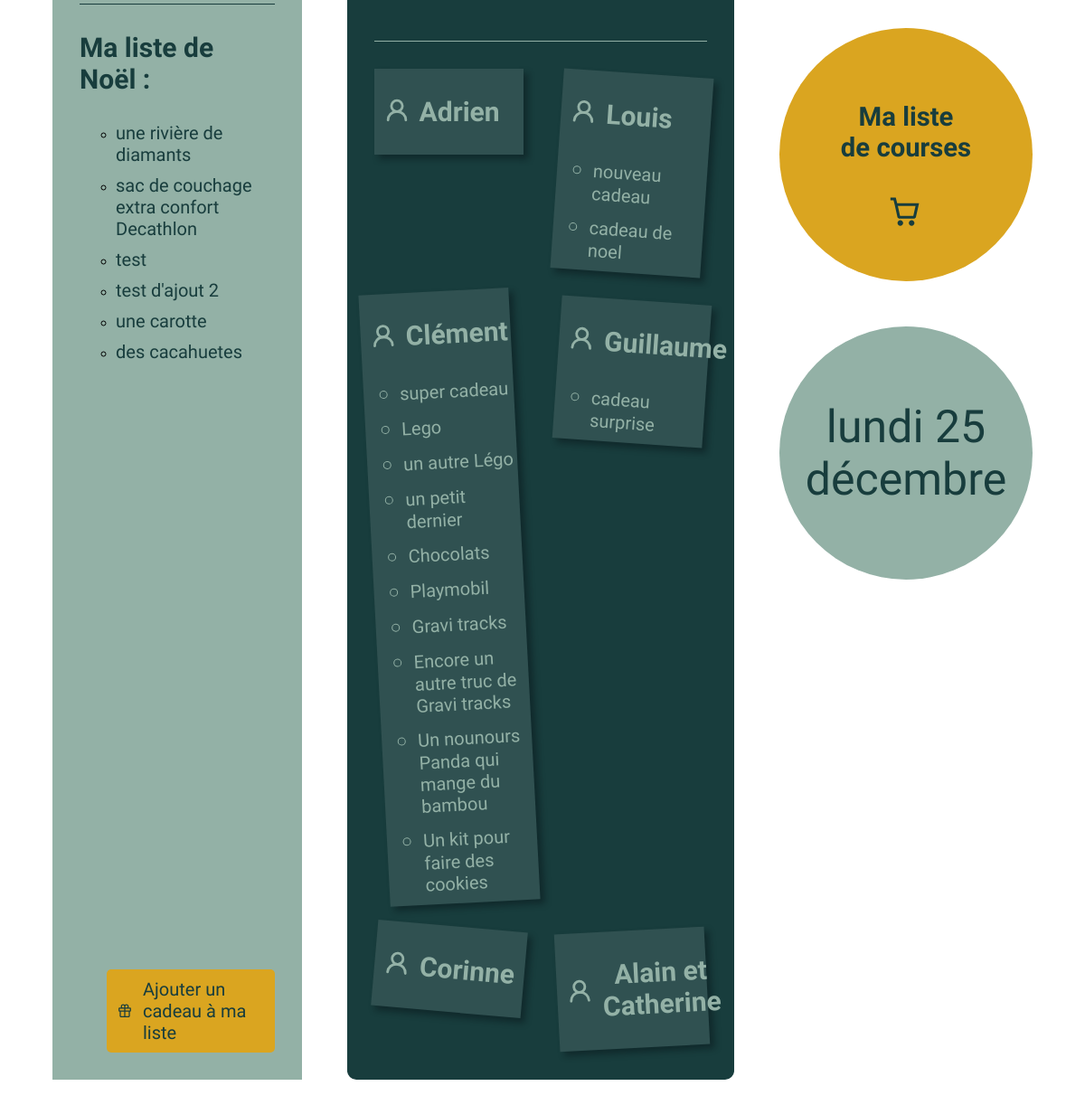
Page /home/1 (lower part) on the earlier database version.
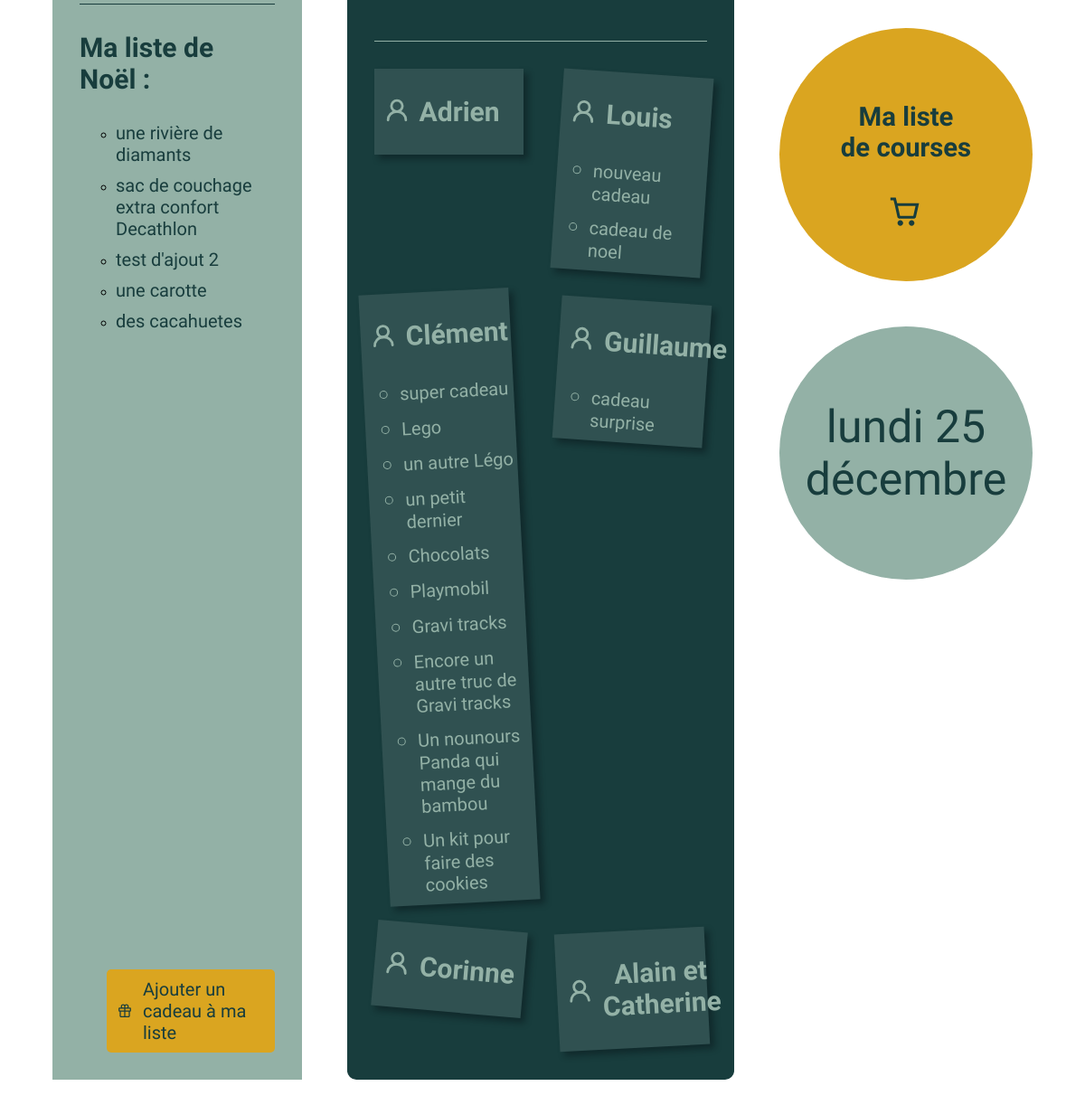
Same page on the later database version.
### presents/models.py (models this page shows, shortened)
class Gift(models.Model):
    class Price(models.TextChoices):
        PRICE1 = "Moins de 40 €"
        PRICE2 = "Entre 40 et 100 €"
        PRICE3 = "Plus de 100€"
    id = models.AutoField(primary_key=True)
    member = models.ForeignKey(Member, on_delete=models.CASCADE)
    family = models.ForeignKey(Family, on_delete=models.CASCADE)
    name = models.CharField(max_length=100)
    link = models.URLField(null=True, blank=True)
    price = models.CharField(choices=Price.choices, max_length=20)

### authentication/models.py (models this page shows)
class Member(models.Model):
    id = models.AutoField(primary_key=True)
    name = models.CharField(max_length=100)
    family = models.ForeignKey(Family, on_delete=models.CASCADE)
    def __str__(self):
        return self.name

### presents/views.py (the view)
# urls.py: 2. Add a URL to urlpatterns:  path('', views.home, name='home')
def home(request, member_id):
    family_name = Member.objects.get(id=member_id).family
    family_id = Member.objects.get(id=member_id).family_id
    my_presents = Gift.objects.filter(member=member_id)
    family_presents = Gift.objects.filter(family=family_name).select_related('member')
    family_members = Member.objects.filter(family_id=family_name).exclude(id=member_id)
    member = get_object_or_404(Member, id=member_id)
    family = get_object_or_404(Family, id=family_id)
    if request.method == 'POST':
        add_present_form = forms.AddGiftForm(request.POST)
        if add_present_form.is_valid():
            gift = add_present_form.save(commit=False)
            gift.member = member
            gift.family = family
            gift.save()
            return redirect("home", member_id)
        else:
            message = "Erreur dans le formulaire. Veuillez vérifier les données saisies."
    else:
        add_present_form = forms.AddGiftForm()
        message = ""
    christmas_date = datetime(2023, 12, 25)
    now = datetime.now()
    timelaps = christmas_date - now
    return render(request,
                  'home.html',
                  {
                    'my_presents': my_presents,
                    'family_presents': family_presents,
                    'family_members': family_members,
                    'family_name': family_name,
                    'add_present_form': add_present_form,
                    'message':message,
                    'timelaps': timelaps
                  }
                )

### authentication/models.py (called while the page is built)
    def __str__(self):
        return self.name

### presents/templates/home.html (shortened to what this page needs)
{% extends 'base.html' %}
{% block content %}
<div class="home_page">
    <div class="my_presents">
        <div class="my_presents_content">
            <div class="line"></div>
            <h3>Ma liste de Noël : </h3>
            <ul>
                {% for my_present in my_presents %}
                <li><a href="{% url 'present-detail' my_present.id %}">{{my_present.name}}</a></li>
                {% endfor %}
            </ul>
            <a class="yellow_button">
                <div onclick="openPopup()">
                    <img src="../../authentication/static/gift.svg"/>
                    <p>Ajouter un cadeau à ma liste</p>
                </div>
            </a>
        </div>
    </div>
    <div class="family_presents">
        <div class="family_presents_content">
            <div class="family_presents_content_center">
                {% for family_member in family_members %}
                <div class="family_member">
                    <div class="header_family">
                        <img src="../../authentication/static/family.svg"/>
                        <h3>{{family_member}}</h3>
                    </div>
                    {% for present in family_presents %}
                    <ul>
                        {% if present.member == family_member %}
                        <li><a href="{% url 'present-detail' present.id %}">{{present.name}}</a></li>
                        {% endif %}
                    </ul>
                    {% endfor %}
                </div>
                {% endfor %}
            </div>
        </div>
    </div>
    <div class="right_home">
        <div class="shopping_list">
            <a href="{% url 'shopping-list' request.session.member_id %}">
                <h3>Ma liste </br>de courses</h3>
                <img src="../../authentication/static/cart.svg"/>
            </a>
        </div>
        <div class="countdown">
            <p>lundi 25 </br>décembre</p>
        </div>
    </div>
</div>
{% endblock content %}

Differences in the rows shown:
removed Gift: name "test"
